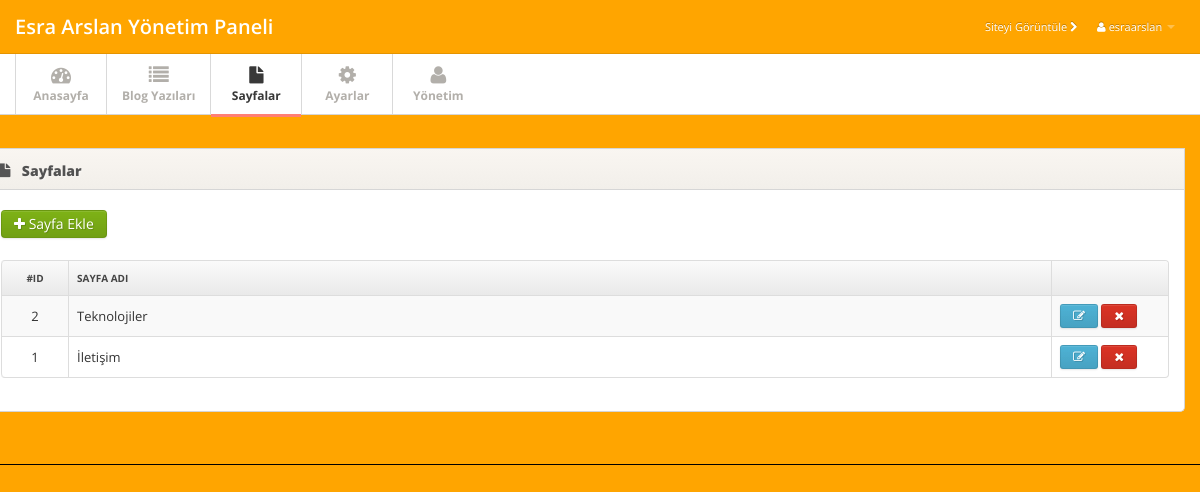
The page /yonetim/pages.php (signed in) on the database its author committed.
### tables this page shows
CREATE TABLE IF NOT EXISTS `settings` (
  `siteadi_title` varchar(200) NOT NULL,
  `siteadi_sidebar` varchar(100) NOT NULL,
  `siteadi_head` varchar(100) NOT NULL,
  `siteadi_intro` text NOT NULL,
  `keywords` varchar(200) NOT NULL,
  `description` varchar(200) NOT NULL,
  `analytics` text NOT NULL,
  `color` int(11) NOT NULL,
  `about` text NOT NULL,
  `facebook` varchar(100) NOT NULL,
  `twitter` varchar(100) NOT NULL,
  `instagram` varchar(100) NOT NULL,
  `youtube` varchar(100) NOT NULL,
  `linkedin` varchar(100) NOT NULL,
  `pinterest` varchar(100) NOT NULL,
  `github` varchar(100) NOT NULL,
  `stackoverflow` varchar(100) NOT NULL,
  `codepen` varchar(100) NOT NULL
);

CREATE TABLE IF NOT EXISTS `sayfalar` (
  `id` int(11) NOT NULL AUTO_INCREMENT,
  `sira` int(11) NOT NULL,
  `baslik` varchar(100) NOT NULL,
  `icon` varchar(10) NOT NULL,
  `icerik` longtext NOT NULL,
  `sefurl` varchar(120) NOT NULL,
  PRIMARY KEY (`id`)
);

### assets/blog_conf.php (called while the page is built, shortened)
<?php if(!defined("include")){ echo '<meta http-equiv="refresh" content="0;URL=../index.php">'; exit(); }
$dbhost = "localhost";
$dbuser = "root";
$dbpass = "";
$dbdata = "esraarslan";
try {
     $db = new PDO("mysql:host=$dbhost;dbname=$dbdata", "$dbuser", "$dbpass", array(PDO::MYSQL_ATTR_INIT_COMMAND => "SET NAMES utf8"));
} catch ( PDOException $e ){
     print $e->getMessage(); exit();
}
$print = $db->query("select * from settings")->fetch(PDO::FETCH_ASSOC); ?>

### yonetim/pages.php (the view, shortened to what this page needs)
<?php session_start(); if(isset($_SESSION['furtherup'])){ define("include",true); include("../assets/blog_conf.php"); ?>
<!DOCTYPE html>
<html lang="en">
<head>
	<link href="css/bootstrap.min.css" rel="stylesheet">
	<link href="css/bootstrap-responsive.min.css" rel="stylesheet">
	<link href="css/font-awesome.min.css" rel="stylesheet">
	<link href="css/style.css" rel="stylesheet">
	<link href="css/pages/dashboard.css" rel="stylesheet">
</head>
<body>
<div class="navbar navbar-fixed-top">
  <div class="navbar-inner">
    <div class="container"> <a class="brand" href="home.php"><?php echo $print['siteadi_title']; ?> Yönetim Paneli</a>
      <div class="nav-collapse">
        <ul class="nav pull-right">
		<li><a href="../index.php" target="_blank">Siteyi Görüntüle <i class="icon-chevron-right"></i></a></li>
          <li class="dropdown"><a href="#" class="dropdown-toggle" data-toggle="dropdown"><i class="icon-user"></i> <?php echo $_SESSION['username']; ?> <b class="caret"></b></a>
          </li>
        </ul>
      </div>
    </div>
  </div>
</div>
<?php include("plug/menu.php"); ?>
<div class="main">
  <div class="main-inner">
    <div class="container">
      <div class="row">
          <div class="widget">
            <div class="widget-header"><i class="icon-file"></i>
              <h3>Sayfalar</h3>
            </div>
            <div class="widget-content">
<a href="pageadd.php" class="btn btn-success"><i class="icon-plus"></i> Sayfa Ekle</a><br><br>
              <table class="table table-striped table-bordered">
                <thead>
                  <tr>
                    <th style="text-align:center;">#ID</th>
                    <th>Sayfa Adı</th>
                    <th class="td-actions"></th>
                  </tr>
                </thead>
                <tbody>
	<?php foreach($db->query("select * from sayfalar order by id desc") as $yazdir){ ?>
                  <tr>
                    <td width="50" style="text-align:center;"><?php echo $yazdir['id']; ?></td>
                    <td><?php echo $yazdir['baslik']; ?></td>
					<td width="100" class="td-actions"><a href="pagedit.php?id=<?php echo $yazdir['id']; ?>" class="btn btn-small btn-info"><i class="btn-icon-only icon-edit"></i></a>
					<a href="pages.php?sil=<?php echo $yazdir['id']; ?>" class="btn btn-danger btn-small"><i class="btn-icon-only icon-remove"></i></a></td>
                  </tr>
	<?php } ?>
                </tbody>
              </table>
            </div>
        </div>
      </div>
    </div>
  </div>
</div>
</body>
</html>
<?php }else{ echo '<meta http-equiv="refresh" content="0;URL=../index.php">'; } ?>

### yonetim/css/style.css (style rules this page uses)
body { background: orange; font: 13px/1.7em 'Open Sans'; }
.btn-icon-only { padding-right: 3px; padding-left: 3px; }
.table td { vertical-align: middle; }
.table-bordered th { background: #E9E9E9; background:-moz-linear-gradient(top, #FAFAFA 0%, #E9E9E9 100%); background:-webkit-gradient(linear, left top, left bottom, color-stop(0%,#FAFAFA), color-stop(100%,#E9E9E9)); background:-webkit-linear-gradient(top, #FAFAFA 0%,#E9E9E9 100%); background:-o-linear-gradient(top, #FAFAFA 0%,#E9E9E9 100%); background:-ms-linear-gradient(top, #FAFAFA 0%,#E9E9E9 100%); background:linear-gradient(top, #FAFAFA 0%,#E9E9E9 100%); filter: progid:DXImageTransform.Microsoft.gradient(startColorstr='#FAFAFA', endColorstr='#E9E9E9'); -ms-filter: "progid:DXImageTransform.Microsoft.gradient(startColorstr='#FAFAFA', endColorstr='#E9E9E9')"; font-size: 10px; color: #444; text-transform: uppercase; }
.navbar .container { position: relative; }
.navbar-inner { padding: 7px 0; background: orange !important; -moz-border-radius: 0; -webkit-border-radius: 0; border-radius: 0; }
.navbar-fixed-top { position: static; }
.navbar .nav a { font-size: 11px; }
.navbar .nav>li>a { color:#fff !important; }
.navbar .brand { font-weight: 600; position: relative; top: 2px; }
.main { padding-bottom: 2em; border-bottom: 1px solid #000; }
.widget { position: relative; clear: both; width: auto; margin-bottom: 2em; overflow: hidden; }
.widget-header { position: relative; height: 40px; line-height: 40px; background: #f9f6f1; background:-moz-linear-gradient(top, #f9f6f1 0%, #f2efea 100%); background:-webkit-gradient(linear, left top, left bottom, color-stop(0%,#f9f6f1), color-stop(100%,#f2efea)); background:-webkit-linear-gradient(top, #f9f6f1 0%,#f2efea 100%); background:-o-linear-gradient(top, #f9f6f1 0%,#f2efea 100%); background:-ms-linear-gradient(top, #f9f6f1 0%,#f2efea 100%); background:linear-gradient(top, #f9f6f1 0%,#f2efea 100%); filter: progid:DXImageTransform.Microsoft.gradient(startColorstr='#f9f6f1', endColorstr='#f2efea'); -ms-filter: "progid:DXImageTransform.Microsoft.gradient(startColorstr='#f9f6f1', endColorstr='#f2efea')"; border: 1px solid #d6d6d6; -webkit-background-clip: padding-box; }
.widget-header h3 { position: relative; top: 2px; left: 10px; display: inline-block; margin-right: 3em; font-size: 14px; font-weight: 800; color: #525252; line-height: 18px; text-shadow: 1px 1px 2px rgba(255,255,255,.5); }
.widget-header [class^="icon-"], .widget-header [class*=" icon-"] { display: inline-block; margin-left: 13px; margin-right: -2px; font-size: 16px; color: #555; vertical-align: middle; }
.widget-content { padding: 20px 15px 15px; background: #FFF; border: 1px solid #D5D5D5; -moz-border-radius: 5px; -webkit-border-radius: 5px; border-radius: 5px; }
.widget-header+.widget-content { border-top: none; -webkit-border-top-left-radius: 0; -webkit-border-top-right-radius: 0; -moz-border-radius-topleft: 0; -moz-border-radius-topright: 0; border-top-left-radius: 0; border-top-right-radius: 0; }
.widget-content:before, .widget-content:after { content:""; display:table; }
.widget-content:after { clear:both; }
.widget-content { zoom:1; }

### rows shown on the page
settings: siteadi_title "Esra Arslan"
sayfalar: id "2", baslik "Teknolojiler"
sayfalar: id "1", baslik "İletişim"

### other values the page prints
$_SESSION['username'] "esraarslan"
